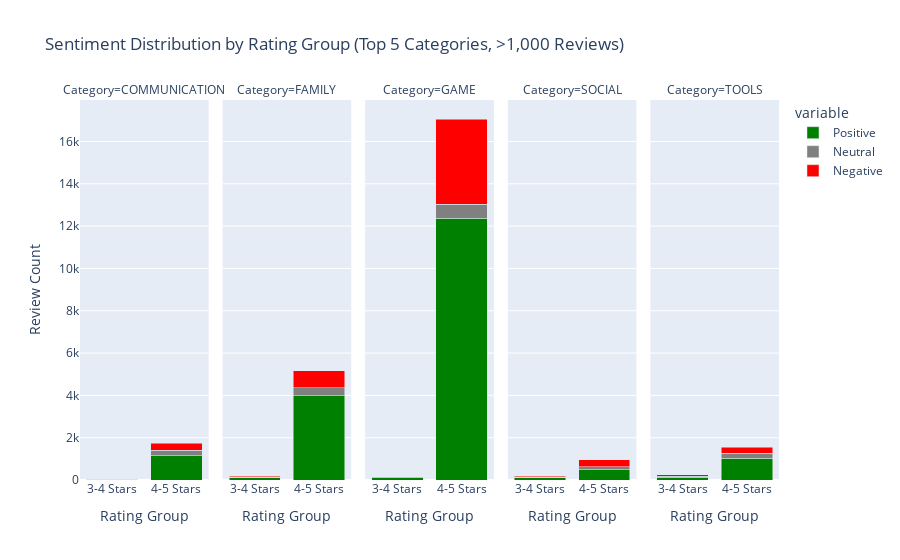

Here is the notebook cell this chart was saved with:
### Code cell
# Plotly stacked bar chart
fig2 = px.bar(
    sentiment_pivot,
    x='Rating_group',
    y=['Positive', 'Neutral', 'Negative'],
    color_discrete_map={'Positive': 'green', 'Neutral': 'gray', 'Negative': 'red'},
    facet_col='Category',
    title='Sentiment Distribution by Rating Group (Top 5 Categories, >1,000 Reviews)',
    labels={'value': 'Review Count', 'Rating_group': 'Rating Group'},
    barmode='stack'
)
pio.show(fig2)

### Figure 1 — Plotly figure (JSON) as saved in the notebook; plotly's stock layout.template omitted (floating-point values rounded to 4 significant figures)
{"data": [{"hovertemplate": "variable=Positive<br>Category=COMMUNICATION<br>Rating Group=%{x}<br>Review Count=%{y}<extra></extra>", "legendgroup": "Positive", "marker": {"color": "green", "pattern": {"shape": ""}}, "name": "Positive", "orientation": "v", "showlegend": true, "textposition": "auto", "type": "bar", "x": ["3-4 Stars", "4-5 Stars"], "xaxis": "x", "y": [32.0, 1154.0], "yaxis": "y"}, {"hovertemplate": "variable=Positive<br>Category=FAMILY<br>Rating Group=%{x}<br>Review Count=%{y}<extra></extra>", "legendgroup": "Positive", "marker": {"color": "green", "pattern": {"shape": ""}}, "name": "Positive", "orientation": "v", "showlegend": false, "textposition": "auto", "type": "bar", "x": ["3-4 Stars", "4-5 Stars"], "xaxis": "x2", "y": [99.0, 3975.0], "yaxis": "y2"}, {"hovertemplate": "variable=Positive<br>Category=GAME<br>Rating Group=%{x}<br>Review Count=%{y}<extra></extra>", "legendgroup": "Positive", "marker": {"color": "green", "pattern": {"shape": ""}}, "name": "Positive", "orientation": "v", "showlegend": false, "textposition": "auto", "type": "bar", "x": ["3-4 Stars", "4-5 Stars"], "xaxis": "x3", "y": [95.0, 12380.0], "yaxis": "y3"}, {"hovertemplate": "variable=Positive<br>Category=SOCIAL<br>Rating Group=%{x}<br>Review Count=%{y}<extra></extra>", "legendgroup": "Positive", "marker": {"color": "green", "pattern": {"shape": ""}}, "name": "Positive", "orientation": "v", "showlegend": false, "textposition": "auto", "type": "bar", "x": ["3-4 Stars", "4-5 Stars"], "xaxis": "x4", "y": [106.0, 490.0], "yaxis": "y4"}, {"hovertemplate": "variable=Positive<br>Category=TOOLS<br>Rating Group=%{x}<br>Review Count=%{y}<extra></extra>", "legendgroup": "Positive", "marker": {"color": "green", "pattern": {"shape": ""}}, "name": "Positive", "orientation": "v", "showlegend": false, "textposition": "auto", "type": "bar", "x": ["3-4 Stars", "4-5 Stars"], "xaxis": "x5", "y": [129.0, 1039.0], "yaxis": "y5"}, {"hovertemplate": "variable=Neutral<br>Category=COMMUNICATION<br>Rating Group=%{x}<br>Review Count=%{y}<extra></extra>", "legendgroup": "Neutral", "marker": {"color": "gray", "pattern": {"shape": ""}}, "name": "Neutral", "orientation": "v", "showlegend": true, "textposition": "auto", "type": "bar", "x": ["3-4 Stars", "4-5 Stars"], "xaxis": "x", "y": [7.0, 248.0], "yaxis": "y"}, {"hovertemplate": "variable=Neutral<br>Category=FAMILY<br>Rating Group=%{x}<br>Review Count=%{y}<extra></extra>", "legendgroup": "Neutral", "marker": {"color": "gray", "pattern": {"shape": ""}}, "name": "Neutral", "orientation": "v", "showlegend": false, "textposition": "auto", "type": "bar", "x": ["3-4 Stars", "4-5 Stars"], "xaxis": "x2", "y": [25.0, 392.0], "yaxis": "y2"}, {"hovertemplate": "variable=Neutral<br>Category=GAME<br>Rating Group=%{x}<br>Review Count=%{y}<extra></extra>", "legendgroup": "Neutral", "marker": {"color": "gray", "pattern": {"shape": ""}}, "name": "Neutral", "orientation": "v", "showlegend": false, "textposition": "auto", "type": "bar", "x": ["3-4 Stars", "4-5 Stars"], "xaxis": "x3", "y": [9.0, 666.0], "yaxis": "y3"}, {"hovertemplate": "variable=Neutral<br>Category=SOCIAL<br>Rating Group=%{x}<br>Review Count=%{y}<extra></extra>", "legendgroup": "Neutral", "marker": {"color": "gray", "pattern": {"shape": ""}}, "name": "Neutral", "orientation": "v", "showlegend": false, "textposition": "auto", "type": "bar", "x": ["3-4 Stars", "4-5 Stars"], "xaxis": "x4", "y": [29.0, 131.0], "yaxis": "y4"}, {"hovertemplate": "variable=Neutral<br>Category=TOOLS<br>Rating Group=%{x}<br>Review Count=%{y}<extra></extra>", "legendgroup": "Neutral", "marker": {"color": "gray", "pattern": {"shape": ""}}, "name": "Neutral", "orientation": "v", "showlegend": false, "textposition": "auto", "type": "bar", "x": ["3-4 Stars", "4-5 Stars"], "xaxis": "x5", "y": [55.0, 215.0], "yaxis": "y5"}, {"hovertemplate": "variable=Negative<br>Category=COMMUNICATION<br>Rating Group=%{x}<br>Review Count=%{y}<extra></extra>", "legendgroup": "Negative", "marker": {"color": "red", "pattern": {"shape": ""}}, "name": "Negative", "orientation": "v", "showlegend": true, "textposition": "auto", "type": "bar", "x": ["3-4 Stars", "4-5 Stars"], "xaxis": "x", "y": [26.0, 343.0], "yaxis": "y"}, {"hovertemplate": "variable=Negative<br>Category=FAMILY<br>Rating Group=%{x}<br>Review Count=%{y}<extra></extra>", "legendgroup": "Negative", "marker": {"color": "red", "pattern": {"shape": ""}}, "name": "Negative", "orientation": "v", "showlegend": false, "textposition": "auto", "type": "bar", "x": ["3-4 Stars", "4-5 Stars"], "xaxis": "x2", "y": [59.0, 803.0], "yaxis": "y2"}, {"hovertemplate": "variable=Negative<br>Category=GAME<br>Rating Group=%{x}<br>Review Count=%{y}<extra></extra>", "legendgroup": "Negative", "marker": {"color": "red", "pattern": {"shape": ""}}, "name": "Negative", "orientation": "v", "showlegend": false, "textposition": "auto", "type": "bar", "x": ["3-4 Stars", "4-5 Stars"], "xaxis": "x3", "y": [18.0, 4019.0], "yaxis": "y3"}, {"hovertemplate": "variable=Negative<br>Category=SOCIAL<br>Rating Group=%{x}<br>Review Count=%{y}<extra></extra>", "legendgroup": "Negative", "marker": {"color": "red", "pattern": {"shape": ""}}, "name": "Negative", "orientation": "v", "showlegend": false, "textposition": "auto", "type": "bar", "x": ["3-4 Stars", "4-5 Stars"], "xaxis": "x4", "y": [53.0, 326.0], "yaxis": "y4"}, {"hovertemplate": "variable=Negative<br>Category=TOOLS<br>Rating Group=%{x}<br>Review Count=%{y}<extra></extra>", "legendgroup": "Negative", "marker": {"color": "red", "pattern": {"shape": ""}}, "name": "Negative", "orientation": "v", "showlegend": false, "textposition": "auto", "type": "bar", "x": ["3-4 Stars", "4-5 Stars"], "xaxis": "x5", "y": [53.0, 303.0], "yaxis": "y5"}], "layout": {"annotations": [{"font": {}, "showarrow": false, "text": "Category=COMMUNICATION", "x": 0.092, "xanchor": "center", "xref": "paper", "y": 1, "yanchor": "bottom", "yref": "paper"}, {"font": {}, "showarrow": false, "text": "Category=FAMILY", "x": 0.296, "xanchor": "center", "xref": "paper", "y": 1, "yanchor": "bottom", "yref": "paper"}, {"font": {}, "showarrow": false, "text": "Category=GAME", "x": 0.5, "xanchor": "center", "xref": "paper", "y": 1, "yanchor": "bottom", "yref": "paper"}, {"font": {}, "showarrow": false, "text": "Category=SOCIAL", "x": 0.704, "xanchor": "center", "xref": "paper", "y": 1, "yanchor": "bottom", "yref": "paper"}, {"font": {}, "showarrow": false, "text": "Category=TOOLS", "x": 0.908, "xanchor": "center", "xref": "paper", "y": 1, "yanchor": "bottom", "yref": "paper"}], "barmode": "stack", "legend": {"title": {"text": "variable"}, "tracegroupgap": 0}, "title": {"text": "Sentiment Distribution by Rating Group (Top 5 Categories, >1,000 Reviews)"}, "xaxis": {"anchor": "y", "domain": [0, 0.184], "title": {"text": "Rating Group"}}, "xaxis2": {"anchor": "y2", "domain": [0.204, 0.388], "matches": "x", "title": {"text": "Rating Group"}}, "xaxis3": {"anchor": "y3", "domain": [0.408, 0.592], "matches": "x", "title": {"text": "Rating Group"}}, "xaxis4": {"anchor": "y4", "domain": [0.612, 0.796], "matches": "x", "title": {"text": "Rating Group"}}, "xaxis5": {"anchor": "y5", "domain": [0.816, 1], "matches": "x", "title": {"text": "Rating Group"}}, "yaxis": {"anchor": "x", "domain": [0, 1], "title": {"text": "Review Count"}}, "yaxis2": {"anchor": "x2", "domain": [0, 1], "matches": "y", "showticklabels": false}, "yaxis3": {"anchor": "x3", "domain": [0, 1], "matches": "y", "showticklabels": false}, "yaxis4": {"anchor": "x4", "domain": [0, 1], "matches": "y", "showticklabels": false}, "yaxis5": {"anchor": "x5", "domain": [0, 1], "matches": "y", "showticklabels": false}}}
